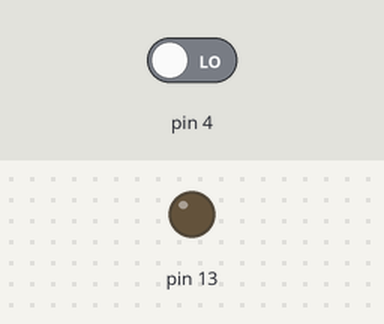
A sketch run on a simulated Arduino Uno, built with avr-gcc and run on an emulated ATmega328P. On the bench: output pins drawn as LEDs (lit = HIGH). The inputs (shaded band) are chosen by the test bench; at power-on: pin 4 LOW. What the sketch prints to the serial monitor is not drawn.

Above: at 1.2 s.
1.3 s: pin 4 driven HIGH
At 3.7 s:
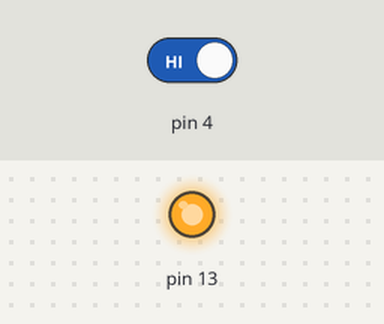
4.3 s: pin 4 driven LOW
At 5.1 s:
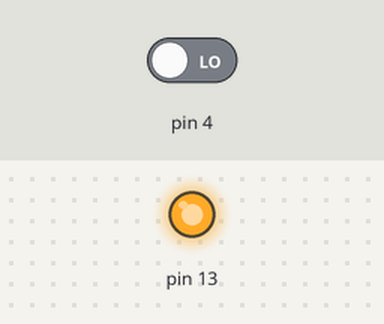
Timing chart, 0 to 7.3 s (numbered marks = the images above; inputs shaded):
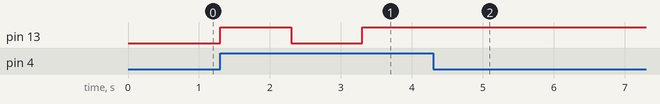

The sketch:

EBW_04.ino
```cpp
boolean led;
void setup() {
  // put your setup code here, to run once:
  Serial.begin(9600);
  Serial.println("Taster & LED.");
  pinMode(13, OUTPUT);
  pinMode(4, INPUT);
  led = false;
}

void loop() {
  // put your main code here, to run repeatedly:
  if (digitalRead(4) & led == false) {
    digitalWrite(13, HIGH);
    led = true;
    delay(1000);
  }
  if (digitalRead(4) & led == true){
    digitalWrite(13, LOW);
    led = false;
    delay(1000);
  }
}
```

Measured:
- after the input at 1.3 s, pin 13: LOW → HIGH at once, → LOW 1.0 s later, → HIGH 1.0 s later
- after the input at 4.3 s, pin 13: stops changing and stays HIGH
